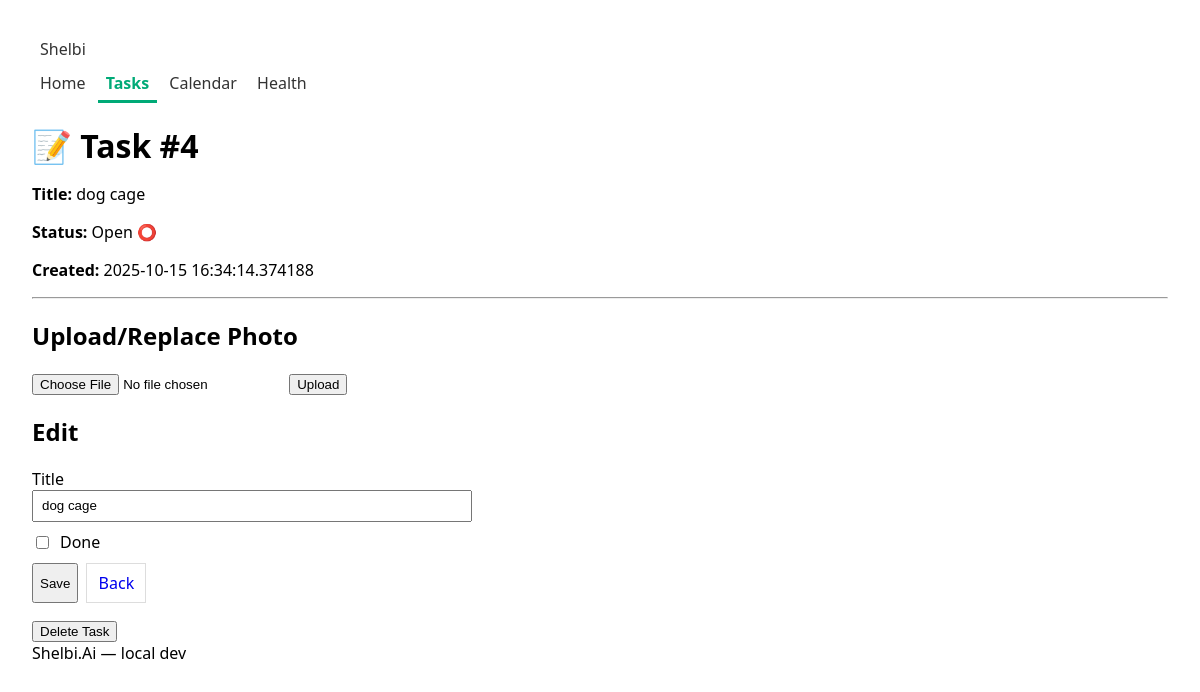
Page /tasks/4 on the committed database.
### shelbi/models.py (models this page shows)
class Task(db.Model):
    id = db.Column(db.Integer, primary_key=True)
    title = db.Column(db.String(120), nullable=False)
    done = db.Column(db.Boolean, default=False, nullable=False)
    created_at = db.Column(db.DateTime, default=datetime.utcnow, nullable=False)
    photo_path = db.Column(db.String(255), nullable=True)  # e.g. "uploads/task-3-photo.jpg"

### shelbi/routes.py (the view)
@app.route("/tasks/<int:task_id>")
def task_detail(task_id):
    t = Task.query.get_or_404(task_id)
    return render_template("task_detail.html", title=f"Task #{t.id}", task=t)

### shelbi/templates/task_detail.html (shortened to what this page needs)
{% extends "base.html" %}
{% block content %}
  <h1>📝 Task #{{ task.id }}</h1>
  <p><strong>Title:</strong> {{ task.title }}</p>
  <p><strong>Status:</strong> {{ 'Done ✅' if task.done else 'Open ⭕' }}</p>
  <p><strong>Created:</strong> {{ task.created_at or '—' }}</p>
  <hr/>
  <h2>Upload/Replace Photo</h2>
  <form method="post" action="{{ url_for('task_upload', task_id=task.id) }}" enctype="multipart/form-data" style="margin-bottom:1rem;">
    <input type="file" name="photo" accept=".png,.jpg,.jpeg,.gif,.webp" required>
    <button type="submit">Upload</button>
  </form>
  <h2>Edit</h2>
  <form method="post" action="{{ url_for('task_edit', task_id=task.id) }}" style="display:grid;gap:.6rem;max-width:420px;">
    <label>
      Title<br/>
      <input name="title" type="text" value="{{ task.title }}" style="width:100%;padding:.4rem .5rem;">
    </label>
    <label style="display:flex;align-items:center;gap:.5rem;">
      <input name="done" type="checkbox" {% if task.done %}checked{% endif %}> Done
    </label>
    <div style="display:flex;gap:.5rem;">
      <button type="submit">Save</button>
      <a href="{{ url_for('tasks_ui') }}" style="padding:.5rem .7rem;border:1px solid #ddd;text-decoration:none;">Back</a>
    </div>
  </form>
  <form method="post" action="{{ url_for('task_delete_html', task_id=task.id) }}" onsubmit="return confirm('Delete this task?')" style="margin-top:1rem;">
    <button type="submit">Delete Task</button>
  </form>
{% endblock %}

### shelbi/static/style.css (style rules this page uses)
body { font-family: system-ui, Arial, sans-serif; margin: 2rem; }
h1 { margin-bottom: .5rem; }

### rows in the picture
Task: id "4", title "dog cage", done "Open ⭕", created_at "2025-10-15 16:34:14.374188"
